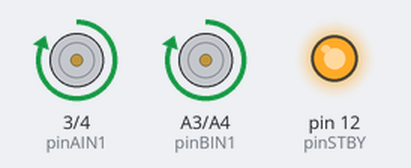
The sketch below on a simulated Arduino Uno, built with avr-gcc and run on an emulated ATmega328P. Shown: motor-driver pin pairs drawn as motors (green arrow = first pin HIGH = forward, orange = second pin HIGH = backward, longer = more drive, scaled by the enable pin, stopped while the standby pin is LOW), output pins drawn as LEDs (lit = HIGH).

Above: at 1.0 s.
At 3.0 s:
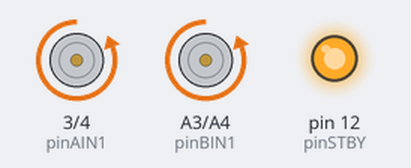
Timing chart, 0 to 4.6 s (numbered marks = the images above):
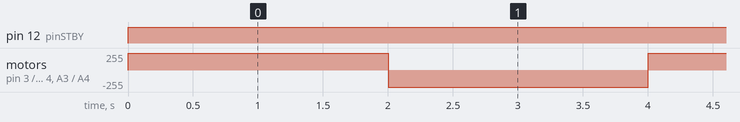

The sketch:

SumoMotorTest.ino
```cpp
/*
  Sample Code to run the Sparkfun TB6612FNG 1A Dual Motor Driver using Arduino UNO R3

  This code conducts a few simple manoeuvres to illustrate the functions:
  - motorDrive(motorNumber, motorDirection, motorSpeed)
  - motorBrake(motorNumber)
  - motorStop(motorNumber)
  - motorsStandby
*/

//Define the Pins

//LEDs
int pinLED3 = 6;
int pinLED2 = 9;
int pinLED1 = 10;

//Motor 1
int pinAIN1 = 3; //Direction
int pinAIN2 = 4; //Direction
int pinPWMA = 5; //Speed

//Motor 2
int pinBIN1 = A3; //Direction
int pinBIN2 = A4; //Direction
int pinPWMB = 11; //Speed

//Ultrasonic
int pinTRIG = 8;

//Line Sensor
int pinLEFT = A0;
int pinDIST = A1;
int pinRIGHT = A2;

//Standby
int pinSTBY = 12;

//Constants to help remember the parameters
static boolean turnCW = 0;  //for motorDrive function
static boolean turnCCW = 1; //for motorDrive function
static boolean motor1 = 0;  //for motorDrive, motorStop, motorBrake functions
static boolean motor2 = 1;  //for motorDrive, motorStop, motorBrake functions


void setup()
{
  //Set the PIN Modes
  pinMode(pinPWMA, OUTPUT);
  pinMode(pinAIN1, OUTPUT);
  pinMode(pinAIN2, OUTPUT);

  pinMode(pinPWMB, OUTPUT);
  pinMode(pinBIN1, OUTPUT);
  pinMode(pinBIN2, OUTPUT);

  pinMode(pinSTBY, OUTPUT);
}

void loop()
{
//  Drive both motors CW, full speed
  motorDrive(motor1, turnCW, 255);
  motorDrive(motor2, turnCW, 255);
  //Keep driving for 2 secs
  delay(2000);

  motorDrive(motor1, turnCCW, 255);
  motorDrive(motor2, turnCCW, 255);
  delay(2000);

//  wigglePins();
}

void wigglePins()
{
  digitalWrite(pinAIN1, HIGH);
  digitalWrite(pinAIN2, HIGH);
  digitalWrite(pinBIN1, HIGH);
  digitalWrite(pinBIN2, HIGH);
  analogWrite(pinPWMA, 255);
  analogWrite(pinPWMB, 255);
  digitalWrite(pinSTBY, HIGH);
  delay(2000);

  digitalWrite(pinAIN1, LOW);
  digitalWrite(pinAIN2, LOW);
  digitalWrite(pinBIN1, LOW);
  digitalWrite(pinBIN2, LOW);
  analogWrite(pinPWMA, 0);
  analogWrite(pinPWMB, 0);
  digitalWrite(pinSTBY, LOW);
  delay(2000);
}

void motorDrive(boolean motorNumber, boolean motorDirection, int motorSpeed)
{
  /*
    This Drives a specified motor, in a specific direction, at a specified speed:
    - motorNumber: motor1 or motor2 ---> Motor 1 or Motor 2
    - motorDirection: turnCW or turnCCW ---> clockwise or counter-clockwise
    - motorSpeed: 0 to 255 ---> 0 = stop / 255 = fast
  */
  boolean pinIn1;  //Relates to AIN1 or BIN1 (depending on the motor number specified)


  //Specify the Direction to turn the motor
  //Clockwise: AIN1/BIN1 = HIGH and AIN2/BIN2 = LOW
  //Counter-Clockwise: AIN1/BIN1 = LOW and AIN2/BIN2 = HIGH
  if (motorDirection == turnCW)
    pinIn1 = HIGH;
  else
    pinIn1 = LOW;

  //Select the motor to turn, and set the direction and the speed
  if (motorNumber == motor1)
  {
    digitalWrite(pinAIN1, pinIn1);
    digitalWrite(pinAIN2, !pinIn1);  //This is the opposite of the AIN1
    analogWrite(pinPWMA, motorSpeed);
  }
  else
  {
    digitalWrite(pinBIN1, pinIn1);
    digitalWrite(pinBIN2, !pinIn1);  //This is the opposite of the BIN1
    analogWrite(pinPWMB, motorSpeed);
  }

  //Finally , make sure STBY is disabled - pull it HIGH
  digitalWrite(pinSTBY, HIGH);
}

void motorBrake(boolean motorNumber)
{
  /* This "Short Brake"s the specified motor, by setting speed to zero */
  if (motorNumber == motor1)
    analogWrite(pinPWMA, 0);
  else
    analogWrite(pinPWMB, 0);
}


void motorStop(boolean motorNumber)
{
  /*
    This stops the specified motor by setting both IN pins to LOW
  */
  if (motorNumber == motor1) {
    digitalWrite(pinAIN1, LOW);
    digitalWrite(pinAIN2, LOW);
  }
  else
  {
    digitalWrite(pinBIN1, LOW);
    digitalWrite(pinBIN2, LOW);
  }
}


void motorsStandby()
{
  /* This puts the motors into Standby Mode */
  digitalWrite(pinSTBY, LOW);
}
```

Measured:
- by itself, pin 12 (pinSTBY): LOW → HIGH at 0.00 s
- by itself, motor on pin 3 (pinAIN1) / pin 4 (pinAIN2), motor on A3 (pinBIN1) / A4 (pinBIN2): alternates forward 255/255 for 2.0 s and backward 255/255 for 2.0 s
